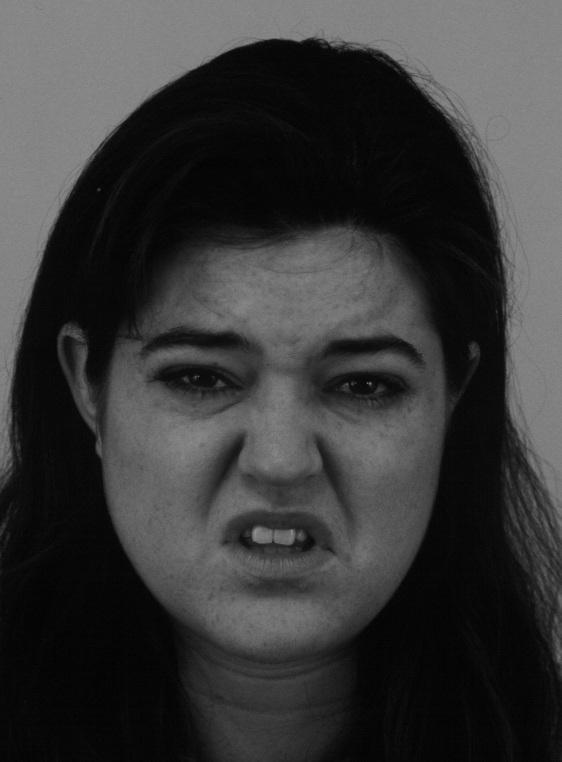
%> input picture jspsych/disgustFaces/AF03DIS.JPG, 562 x 762 px; its folder holds only this picture in this run
$ octave OutputPhaseScrambledFaceDirectory.m   (GNU Octave 9; MATLAB toolbox functions it lacks are replaced by stand-ins)
%> lines starting %> are read from the running program, lines starting %| are printed output that depends on the picture
### MatlabAndPythonCode/PreProcessing/bwPhaseScrambleFace.m
function [ImScrambled] = bwPhaseScrambleFace(image)
%> called with image = 'jspsych/disgustFaces/AF03DIS.JPG'
%read and rescale (0-1) image

Im = mat2gray(double(imread(image)));
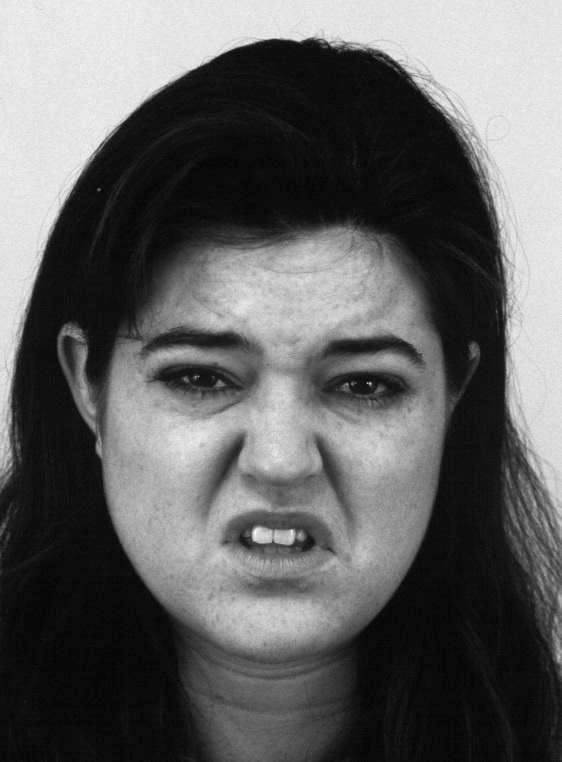
%> Im: size 762x562 double; min 0, max 1, mean 0.383
ImSize = size(Im);
%> ImSize = [762 562]
RandomPhase = angle(fft2(rand(ImSize(1), ImSize(2))));
%generate random phase structure

for layer = 1:size(Im,3)
    ImFourier(:,:,layer) = fft2(Im(:,:,layer));
%Fast-Fourier transform
    Amp(:,:,layer) = abs(ImFourier(:,:,layer));
%amplitude spectrum
    Phase(:,:,layer) = angle(ImFourier(:,:,layer));
%phase spectrum
    Phase(:,:,layer) = Phase(:,:,layer) + RandomPhase;
%add random phase to original phase
    ImScrambled(:,:,layer) = ifft2(Amp(:,:,layer).*exp(sqrt(-1)*(Phase(:,:,layer))));
%combine Amp and Phase then perform inverse Fourier
end
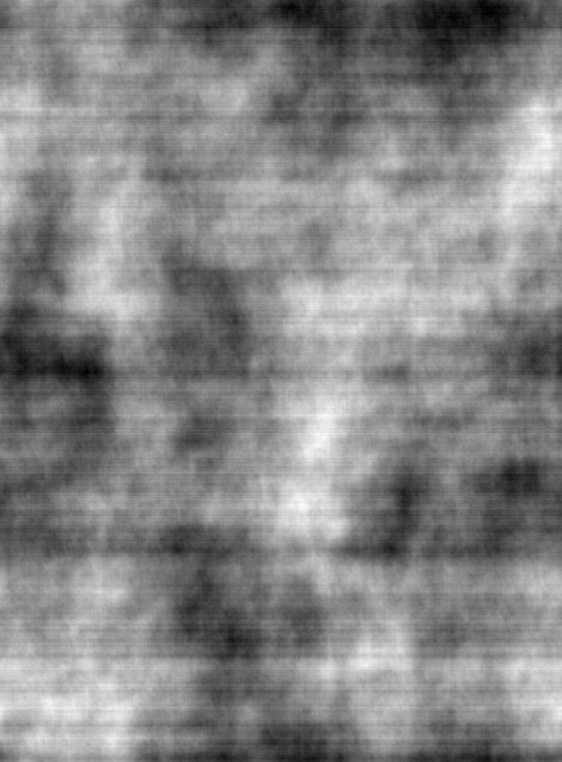
%> ImScrambled: size 762x562 double; min -0.678, max 1.35, mean 0.383; drawn with min black and max white
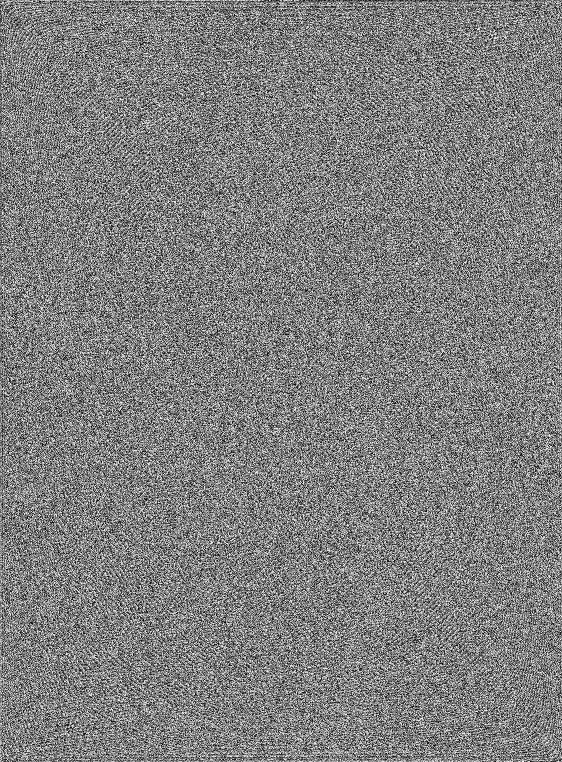
%> Phase: size 762x562 double; min -6.28, max 6.28, mean 1.47e-05; drawn with min black and max white

ImScrambled = real(ImScrambled); %get rid of imaginery part in image (due to rounding error)
end

### MatlabAndPythonCode/PreProcessing/OutputPhaseScrambledFaceDirectory.m
%Based on folders disgustFaces and neutralFaces, return and write
%phase-scrambled faces in the same order.

%Control Panel
verticallyFlipInsteadofScramblingFaces = 0; %Set this to 1 to vertically flip faces instead of scrambling them, useful if you want to just do a sanity check to make sure same face is being used for mask and cue
rewriteFilesAndReturnScript = 1; %if set to 0, this script will just return the directory contents for copy/pasting into cognition.run
BWfaces = 1;

if rewriteFilesAndReturnScript == 1
disgustFaces = dir(fullfile('jspsych/disgustFaces','*.JPG'));
neutralFaces = dir(fullfile('jspsych/neutralFaces','*.JPG'));

mkdir 'jspsych/scrambledDisgustFaces'
mkdir 'jspsych/scrambledNeutralFaces'

nDisgustFaces = length(disgustFaces);
for i = 1:nDisgustFaces
    %select and scramble face
    face = disgustFaces(i).name;
    faceDir = fullfile('jspsych/disgustFaces',face);
    if verticallyFlipInsteadofScramblingFaces == 0
        if BWfaces == 0
        scrambledFace = colorPhaseScrambleFace(faceDir);
        elseif BWfaces ==1
        scrambledFace = bwPhaseScrambleFace(faceDir);
        end
    elseif verticallyFlipInsteadofScramblingFaces == 1
    img = imread(faceDir); %vertically flipped for sanity check
    scrambledFace = flip(img,1); %Vertically flipped for sanity check
    end
    %generate unique string for naming file
    strName = strcat('scrambled',face);
    scrambledDir = fullfile('jspsych/scrambledDisgustFaces',strName);
    imwrite(scrambledFace,scrambledDir,'JPG');
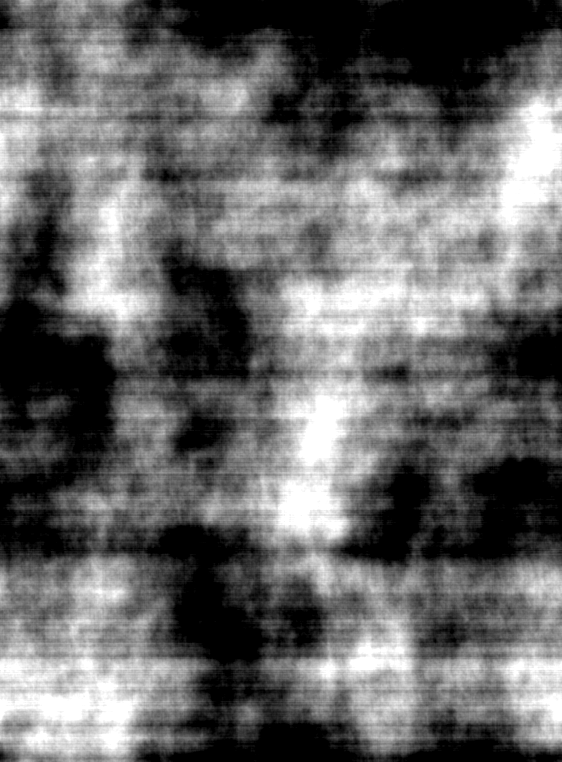
%> saved as scrambledAF03DIS.JPG: size 762x562 uint8; min 0, max 255, mean 103.1
end

nNeutralFaces = length(neutralFaces);
for i = 1:nNeutralFaces
    %select and scramble face
    face = neutralFaces(i).name;
    faceDir = fullfile('jspsych/neutralFaces',face);
    if verticallyFlipInsteadofScramblingFaces == 0
        if BWfaces == 0
        scrambledFace = colorPhaseScrambleFace(faceDir);
        elseif BWfaces ==1
        scrambledFace = bwPhaseScrambleFace(faceDir);
        end
    elseif verticallyFlipInsteadofScramblingFaces == 1
    img = imread(faceDir); %vertically flipped for sanity check
    scrambledFace = flip(img,1); %Vertically flipped for sanity check
    end    %scrambledFace = flip(faceDir,1);
    %generate unique string for naming file
    strName = strcat('scrambled',face);
    scrambledDir = fullfile('jspsych/scrambledNeutralFaces',strName);
    imwrite(scrambledFace,scrambledDir,'JPG');
end
end

$ run again, on jspsych/disgustFaces/AM07DIS.JPG
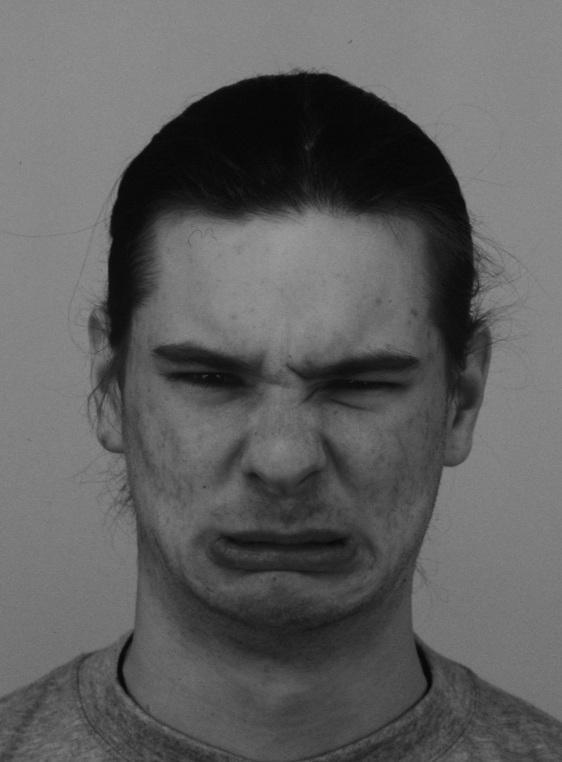
%> input picture jspsych/disgustFaces/AM07DIS.JPG, 562 x 762 px
%> after the loop in bwPhaseScrambleFace, `for layer = 1:size(Im,3)`:
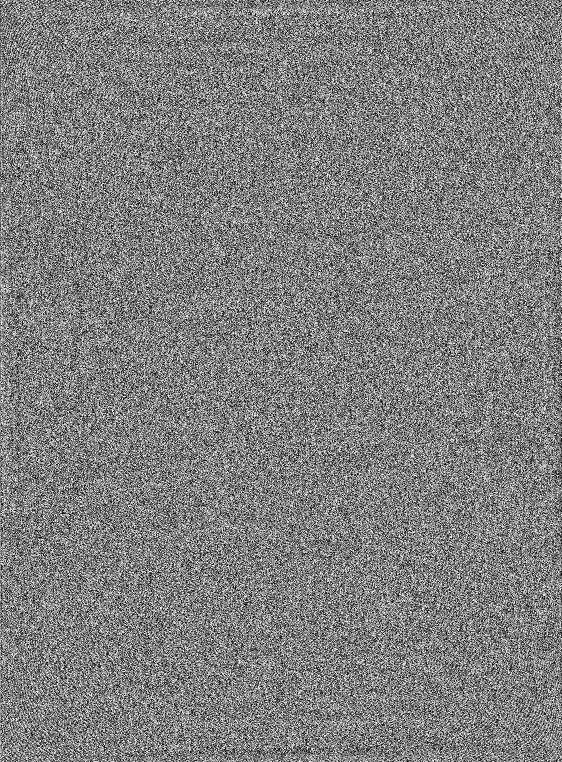
%> Phase: size 762x562 double; min -6.27, max 6.27, mean 7.34e-06; drawn with min black and max white
%> `imwrite(scrambledFace,scrambledDir,'JPG');`:
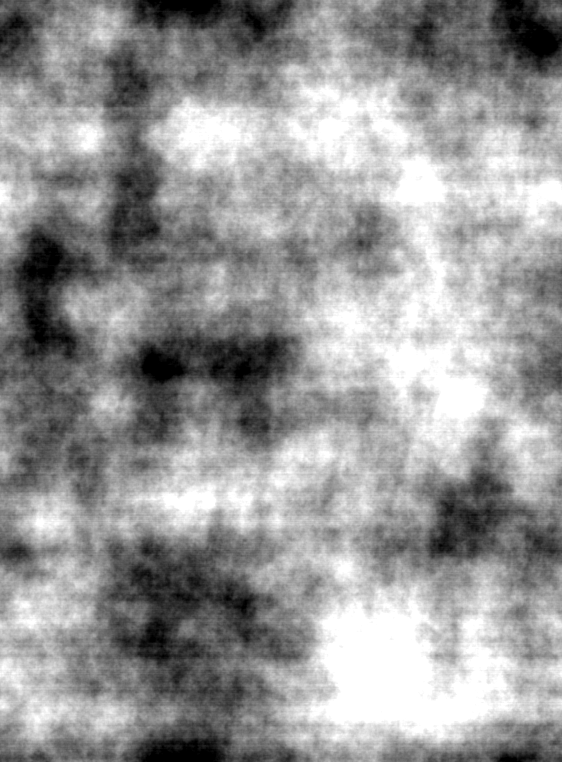
%> saved as scrambledAM07DIS.JPG: size 762x562 uint8; min 0, max 255, mean 151.3

$ run again, on jspsych/disgustFaces/AM12DIS.JPG
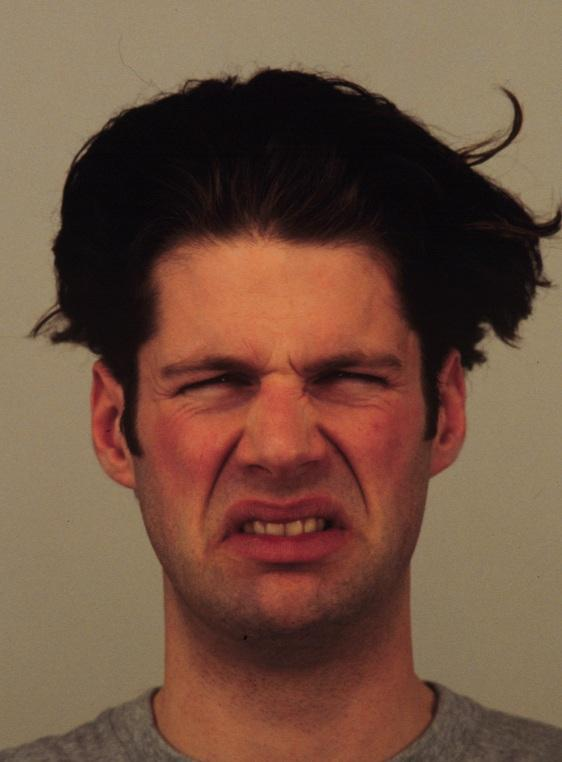
%> input picture jspsych/disgustFaces/AM12DIS.JPG, 562 x 762 px
%> after the loop in bwPhaseScrambleFace, `for layer = 1:size(Im,3)`:
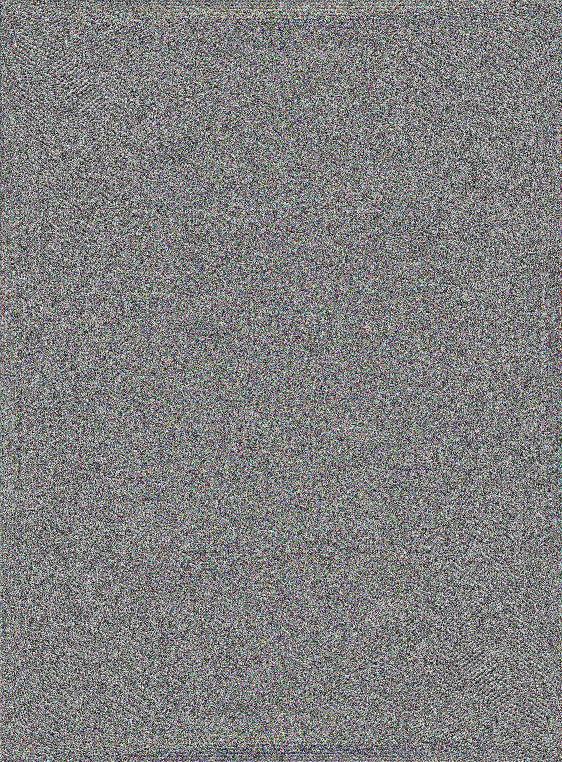
%> Phase: size 762x562x3 double; mean R, G, B 7.34e-06, -1.09e-17, 7.34e-06; drawn with min black and max white
%> `imwrite(scrambledFace,scrambledDir,'JPG');`:
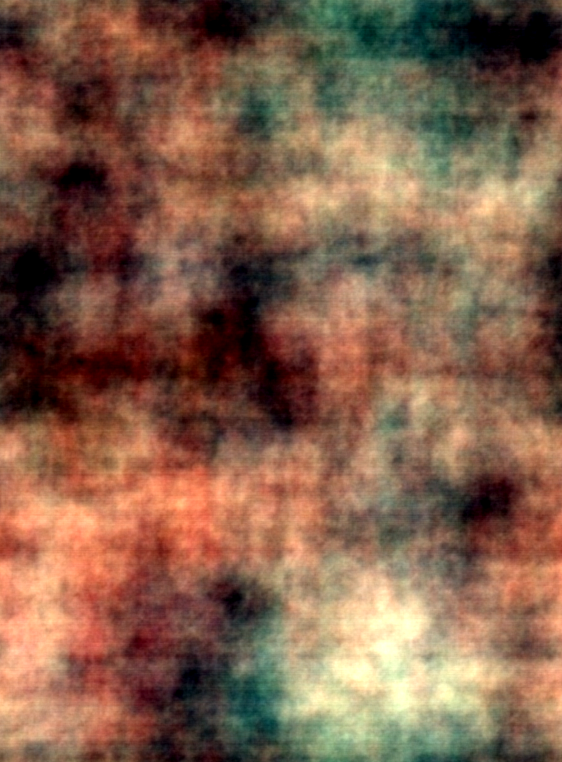
%> saved as scrambledAM12DIS.JPG: size 762x562x3 uint8; mean R, G, B 131.5, 96.2, 75.4

$ run again, on jspsych/disgustFaces/AM31DIS.JPG
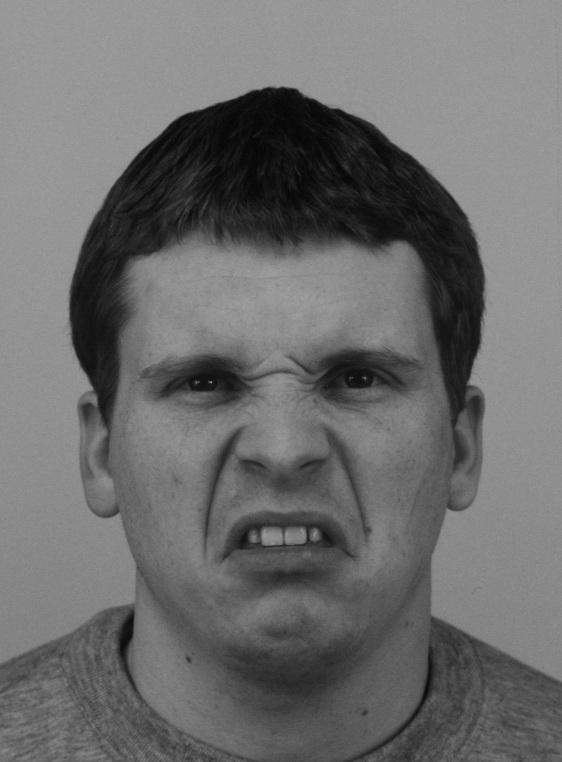
%> input picture jspsych/disgustFaces/AM31DIS.JPG, 562 x 762 px
%> after the loop in bwPhaseScrambleFace, `for layer = 1:size(Im,3)`:
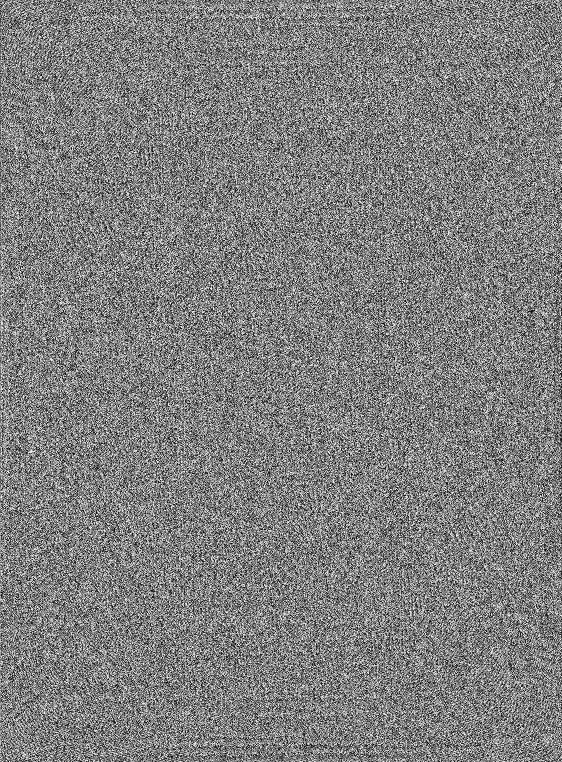
%> Phase: size 762x562 double; min -6.27, max 6.27, mean 1.47e-05; drawn with min black and max white
%> `imwrite(scrambledFace,scrambledDir,'JPG');`:
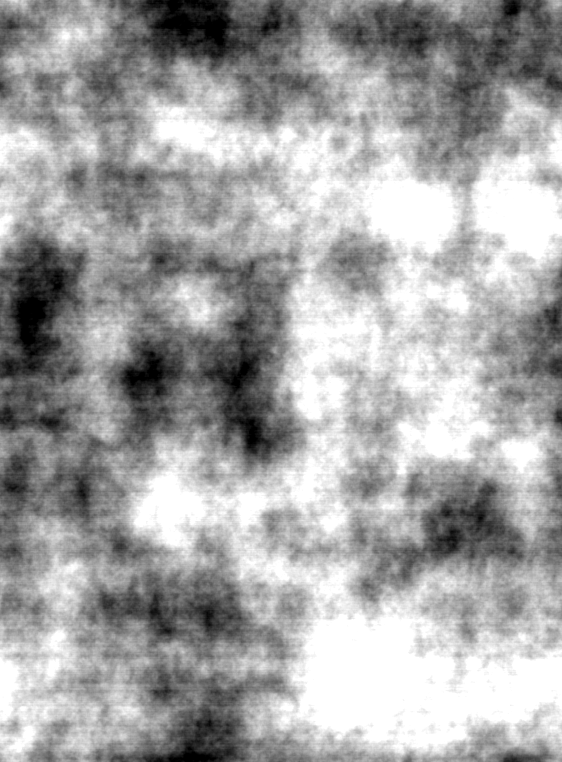
%> saved as scrambledAM31DIS.JPG: size 762x562 uint8; min 0, max 255, mean 164.6

$ run again, on jspsych/disgustFaces/AF07DIS.JPG
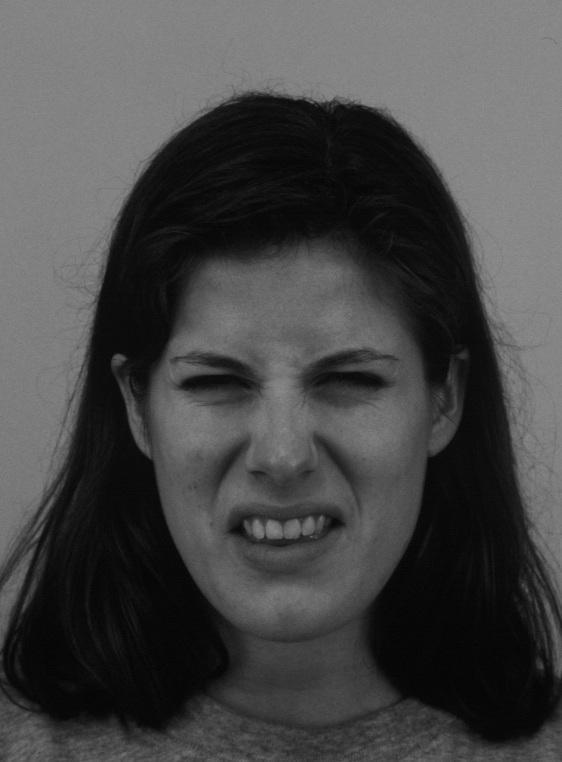
%> input picture jspsych/disgustFaces/AF07DIS.JPG, 562 x 762 px
%> `imwrite(scrambledFace,scrambledDir,'JPG');`:
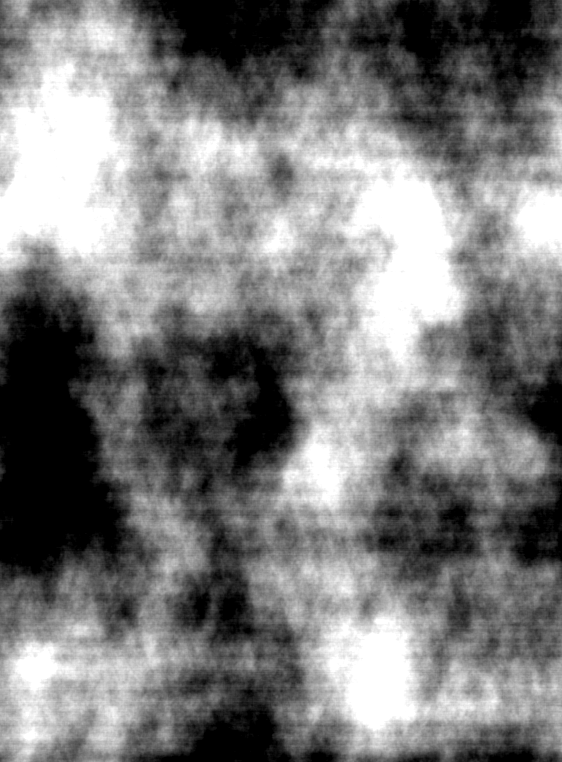
%> saved as scrambledAF07DIS.JPG: size 762x562 uint8; min 0, max 255, mean 124.4
